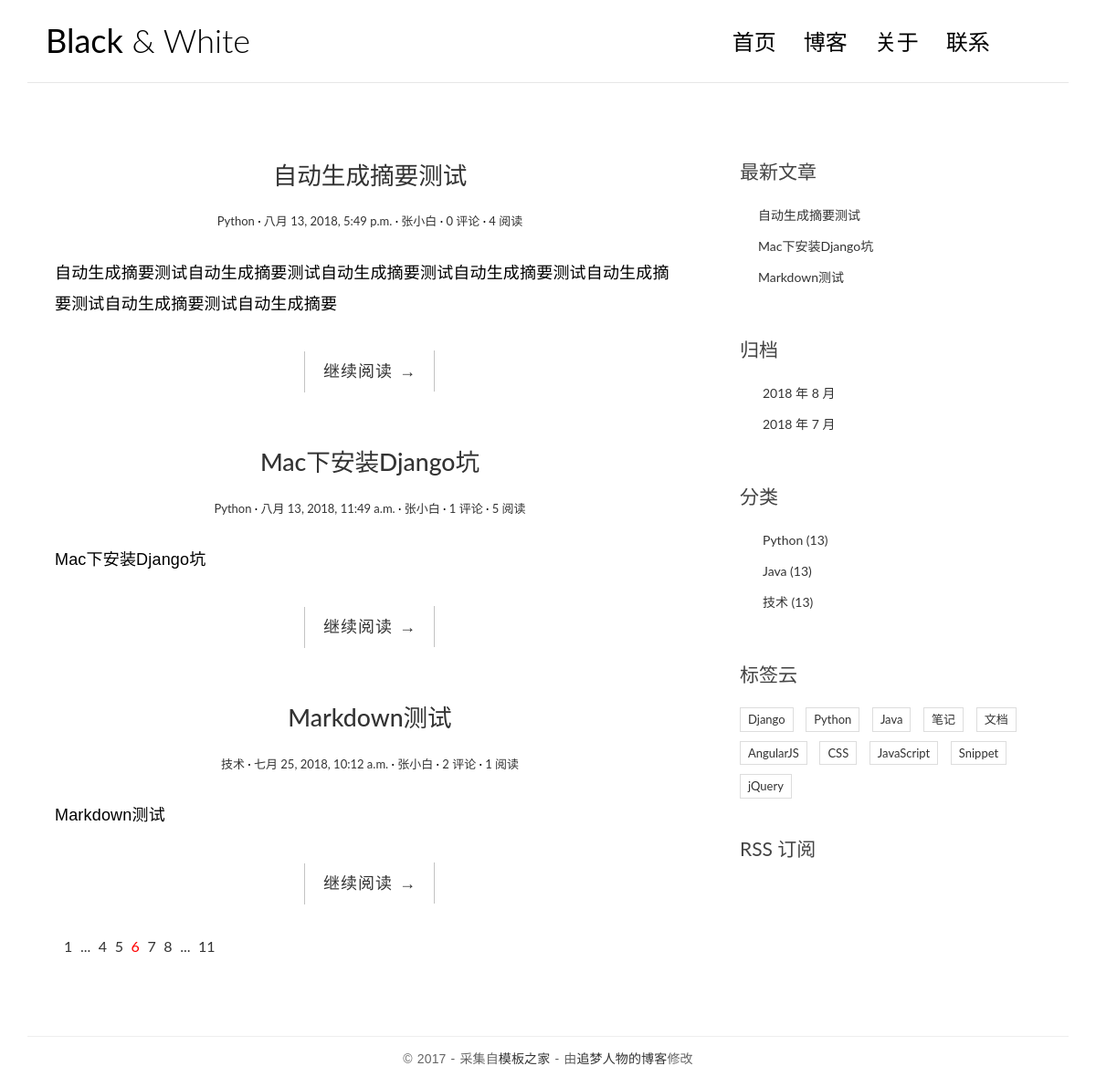
The page / on the database its author committed.
### blog/models.py (models this page shows, shortened)
@python_2_unicode_compatible
class Post(models.Model):
    title = models.CharField(max_length=70)
    body = models.TextField()
    created_time = models.DateTimeField()
    modified_time = models.DateTimeField()
    excerpt = models.CharField(max_length=200, blank=True)
    category = models.ForeignKey(Category)
    tags = models.ManyToManyField(Tag, blank=True)
    author = models.ForeignKey(User)
    views = models.PositiveIntegerField(default=0)
    def get_absolute_url(self):
        return reverse('blog:detail', kwargs={'pk': self.pk})
    class Meta:
        ordering = ['-created_time']

@python_2_unicode_compatible
class Category(models.Model):
    name = models.CharField(max_length=100)

### blog/views.py (the view)
# urls.py: url(r'^$', views.IndexView.as_view(), name='index'),
class IndexView(ListView):
    model = Post
    template_name = 'blog/index.html'
    context_object_name = 'post_list'

### blog/templatetags/blog_tags.py (called while the page is built)
@register.simple_tag
def get_recent_post(num=5):
    return Post.objects.all().order_by('-created_time')[:num]

@register.simple_tag
def archives():
    return Post.objects.dates('created_time', 'month', order='DESC')

@register.simple_tag
def get_categories():
    return Category.objects.all()

### blog/templates/blog/index.html
{% extends 'base.html' %}
{% block main %}
    {% for post in post_list %}
        <article class="post post-{{ post.pk }}">
            <header class="entry-header">
                <h1 class="entry-title">
                    <a href="{{ post.get_absolute_url }}">{{ post.title }}</a>
                </h1>
                <div class="entry-meta">
                    <span class="post-category"><a href="#">{{ post.category.name }}</a></span>
                    <span class="post-date"><a href="#"><time class="entry-date"
                                                              datetime="{{ post.created_time }}">{{ post.created_time }}</time></a></span>
                    <span class="post-author"><a href="#">{{ post.author }}</a></span>
                    <span class="comments-link"><a href="#">{{ post.comment_set.count }} 评论</a></span>
                    <span class="views-count"><a href="#">{{ post.views }} 阅读</a></span>
                </div>
            </header>
            <div class="entry-content clearfix">
                <p>{{ post.excerpt }}</p>
                <div class="read-more cl-effect-14">
                    <a href="{{ post.get_absolute_url }}" class="more-link">继续阅读 <span class="meta-nav">→</span></a>
                </div>
            </div>
        </article>
    {% empty %}
        <div class="no-post">暂时还没有发布的文章！</div>
    {% endfor %}
    <div class="pagination">
        <ul>
            <li><a href="">1</a></li>
            <li><a href="">...</a></li>
            <li><a href="">4</a></li>
            <li><a href="">5</a></li>
            <li class="current"><a href="">6</a></li>
            <li><a href="">7</a></li>
            <li><a href="">8</a></li>
            <li><a href="">...</a></li>
            <li><a href="">11</a></li>
        </ul>
    </div>
{% endblock main %}

### blog/templates/base.html (shortened to what this page needs)
{% load staticfiles %}
{% load blog_tags %}
<!DOCTYPE html>
<html>
<head>
    <link rel="stylesheet" href="http://code.ionicframework.com/ionicons/2.0.1/css/ionicons.min.css">
    <link rel="stylesheet" href="{% static 'blog/css/bootstrap.min.css' %}">
    <link rel="stylesheet" href="{% static 'blog/css/pace.css' %}">
    <link rel="stylesheet" href="{% static 'blog/css/custom.css' %}">
    <link rel="stylesheet" href="{% static 'blog/css/highlights/github.css' %}">
</head>
<body>
<div class="container">
    <header id="site-header">
        <div class="row">
            <div class="col-md-4 col-sm-5 col-xs-8">
                <div class="logo">
                    <h1><a href="{% url 'blog:index' %}"><b>Black</b> &amp; White</a></h1>
                </div>
            </div>
            <div class="col-md-8 col-sm-7 col-xs-4">
                <nav class="main-nav" role="navigation">
                    <div class="collapse navbar-collapse" id="bs-example-navbar-collapse-1">
                        <ul class="nav navbar-nav navbar-right">
                            <li class="cl-effect-11"><a href="index.html" data-hover="首页">首页</a></li>
                            <li class="cl-effect-11"><a href="full-width.html" data-hover="博客">博客</a></li>
                            <li class="cl-effect-11"><a href="about.html" data-hover="关于">关于</a></li>
                            <li class="cl-effect-11"><a href="contact.html" data-hover="联系">联系</a></li>
                        </ul>
                    </div>
                </nav>
            </div>
        </div>
    </header>
</div>
<div class="content-body">
    <div class="container">
        <div class="row">
            <main class="col-md-8">
                {% block main %}
                {% endblock main %}
            </main>
            <aside class="col-md-4">
                <div class="widget widget-recent-posts">
                    <h3 class="widget-title">最新文章</h3>
                    {% get_recent_post as recent_post_list %}
                    <ul>
                        {% for post in recent_post_list %}
                            <li>
                                <a href="{{ post.get_absolute_url }}">{{ post.title }}</a>
                            </li>
                        {% empty %}
                            暂无最新文章
                        {% endfor %}
                    </ul>
                </div>
                <div class="widget widget-archives">
                    <h3 class="widget-title">归档</h3>
                    {% archives as date_list %}
                    <ul>
                        {% for date in date_list %}
                            <li>
                                <a href="{% url 'blog:archives' date.year date.month %}">
                                    {{ date.year }} 年 {{ date.month }} 月
                                </a>
                            </li>
                        {% empty %}
                            暂无归档
                        {% endfor %}
                    </ul>
                </div>
                <div class="widget widget-category">
                    <h3 class="widget-title">分类</h3>
                    {% get_categories as category_list %}
                    <ul>
                        {% for category in category_list %}
                            <li>
                                <a href="{% url 'blog:category' category.pk %}">
                                    {{ category.name }} <span class="post-count">(13)</span>
                                </a>
                            </li>
                        {% empty %}
                            暂无分类
                        {% endfor %}
                    </ul>
                </div>
                <div class="widget widget-tag-cloud">
                    <h3 class="widget-title">标签云</h3>
                    <ul>
                        <li>
                            <a href="#">Django</a>
                        </li>
                        <li>
                            <a href="#">Python</a>
                        </li>
                        <li>
                            <a href="#">Java</a>
                        </li>
                        <li>
                            <a href="#">笔记</a>
                        </li>
                        <li>
                            <a href="#">文档</a>
                        </li>
                        <li>
                            <a href="#">AngularJS</a>
                        </li>
                        <li>
                            <a href="#">CSS</a>
                        </li>
                        <li>
                            <a href="#">JavaScript</a>
                        </li>
                        <li>
                            <a href="#">Snippet</a>
                        </li>
                        <li>
                            <a href="#">jQuery</a>
                        </li>
                    </ul>
                </div>
                <div class="rss">
                    <a href=""> RSS 订阅</a>
                </div>
            </aside>
        </div>
    </div>
</div>
<footer id="site-footer">
    <div class="container">
        <div class="row">
            <div class="col-md-12">
                <p class="copyright">&copy 2017 - 采集自<a href="http://www.cssmoban.com/"
                                                        target="_blank" title="模板之家">模板之家</a>
                    - 由<a href="http://zmrenwu.com/" title="网页模板" target="_blank">追梦人物的博客</a>修改
                </p>
            </div>
        </div>
    </div>
</footer>
</body>
</html>

### blog/static/blog/css/custom.css (style rules this page uses)
* { outline: none; }
h1, h2, h3, h4, h5, h6 { margin-top: 0; }
b { font-weight: 400; }
a { color: #333; }
body { color: #444; font-family: 'Lato', sans-serif; }
p { font-family: 'Ubuntu', sans-serif; font-weight: 400; word-spacing: 1px; letter-spacing: 0.01em; }
#site-header { background-color: #FFF; padding: 25px 20px; margin-bottom: 40px; border-bottom: 1px solid #e7e7e7; }
.logo h1 a { color: #000; }
.logo h1 { margin: 0; font-family: 'Lato', sans-serif; font-weight: 300; }
.main-nav { margin-top: 11px; max-width: 95%; }
.main-nav a { color: #000000 !important; padding: 0 0 5px 0 !important; margin-right: 30px; font-family: 'Lato', sans-serif; font-weight: 300; font-size: 24px; }
.cl-effect-11 a { padding: 10px 0; color: #0972b4; text-shadow: none; }
.cl-effect-11 a::before { position: absolute; top: 0; left: 0; overflow: hidden; padding: 0 0 5px 0 !important; max-width: 0; border-bottom: 1px solid #000; color: #000; content: attr(data-hover); white-space: nowrap; -webkit-transition: max-width 0.5s; -moz-transition: max-width 0.5s; transition: max-width 0.5s; }
.content-body { padding-bottom: 4em; }
.post { background: #fff; padding: 30px 30px 0; }
.entry-title { text-align: center; font-size: 1.9em; margin-bottom: 20px; line-height: 1.6; padding: 10px 20px 0; }
.entry-meta { text-align: center; color: #DDDDDD; font-size: 13px; margin-bottom: 30px; }
.entry-content { font-size: 18px; line-height: 1.9; font-weight: 300; color: #000; }
.post-category::after, .post-date::after, .post-author::after, .comments-link::after { content: ' ·'; color: #000; }
.read-more { font-family: 'Ubuntu', sans-serif; font-weight: 400; word-spacing: 1px; letter-spacing: 0.01em; text-align: center; margin-top: 20px; }
.cl-effect-14 a { padding: 0 20px; height: 45px; line-height: 45px; position: relative; display: inline-block; margin: 15px 25px; letter-spacing: 1px; font-weight: 400; text-shadow: 0 0 1px rgba(255, 255, 255, 0.3); }
.cl-effect-14 a::before, .cl-effect-14 a::after { position: absolute; width: 45px; height: 1px; background: #C3C3C3; content: ''; -webkit-transition: all 0.3s; -moz-transition: all 0.3s; transition: all 0.3s; pointer-events: none; }
.cl-effect-14 a::before { top: 0; left: 0; -webkit-transform: rotate(90deg); -moz-transform: rotate(90deg); transform: rotate(90deg); -webkit-transform-origin: 0 0; -moz-transform-origin: 0 0; transform-origin: 0 0; }
.cl-effect-14 a::after { right: 0; bottom: 0; -webkit-transform: rotate(90deg); -moz-transform: rotate(90deg); transform: rotate(90deg); -webkit-transform-origin: 100% 0; -moz-transform-origin: 100% 0; transform-origin: 100% 0; }
.widget { background: #fff; padding: 30px 0 0; }
.widget-title { font-size: 1.5em; margin-bottom: 20px; line-height: 1.6; padding: 10px 0 0; font-weight: 400; }
.widget-recent-posts ul { padding: 0; margin: 0; padding-left: 20px; }
.widget-recent-posts ul li { list-style-type: none; position: relative; line-height: 170%; margin-bottom: 10px; }
.widget-recent-posts ul li::before { content: '\f3d3'; font-family: "Ionicons"; position: absolute; left: -17px; top: 3px; font-size: 16px; color: #000; }
.widget-archives ul { padding: 0; margin: 0; padding-left: 25px; }
.widget-archives ul li { list-style-type: none; position: relative; line-height: 170%; margin-bottom: 10px; }
.widget-archives ul li::before { content: '\f3f3'; font-family: "Ionicons"; position: absolute; left: -25px; top: 1px; font-size: 16px; color: #000; }
.widget-category ul { padding: 0; margin: 0; padding-left: 25px; }
.widget-category ul li { list-style-type: none; position: relative; line-height: 170%; margin-bottom: 10px; }
.widget-category ul li::before { content: '\f3fe'; font-family: "Ionicons"; position: absolute; left: -25px; top: 1px; font-size: 18px; color: #000; }
.widget-tag-cloud ul { padding: 0; margin: 0; margin-right: -10px; }
.widget-tag-cloud ul li { list-style-type: none; font-size: 13px; display: inline-block; margin-right: 10px; margin-bottom: 10px; padding: 3px 8px; border: 1px solid #ddd; }
.rss { font-size: 21px; margin-top: 30px; }
.rss a { color: #444; }
#site-footer { padding-top: 10px; padding: 0 0 1.5em 0; }
.copyright { text-align: center; padding-top: 1em; margin: 0; border-top: 1px solid #eee; color: #666; }
.pagination ul { list-style: none; }
.pagination ul li { display: inline-block; font-size: 16px; margin-right: 5px; }
.current a { color: red; }

### rows shown on the page
Post: title "自动生成摘要测试", category.name "Python", created_time "八月 13, 2018, 5:49 p.m.", author "张小白", comment_set.count "0", views "4", excerpt "自动生成摘要测试自动生成摘要测试自动生成摘要测试自动生成摘要测试自动生成摘要测试自动生成摘要测试自动生成摘要"
Post: title "Mac下安装Django坑", category.name "Python", created_time "八月 13, 2018, 11:49 a.m.", author "张小白", comment_set.count "1", views "5", excerpt "Mac下安装Django坑"
Post: title "Markdown测试", category.name "技术", created_time "七月 25, 2018, 10:12 a.m.", author "张小白", comment_set.count "2", views "1", excerpt "Markdown测试"
Category: name "Python"
Category: name "Java"
Category: name "技术"

### other values the page prints
{{ date.year }} "2018" "2018"
{{ date.month }} "8" "7"
